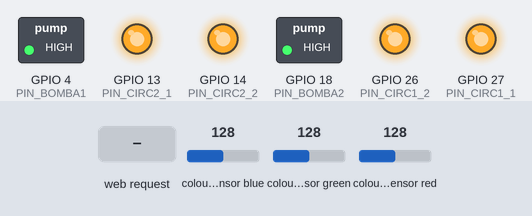
Bench run of a sketch on a simulated ESP32. On the bench: switched loads named in the sketch (green lamp = pin HIGH), output pins drawn as LEDs (lit = HIGH). Wiring (inferred from the names in the program): TCS3200 colour sensor: output GPIO 21; S2 GPIO 23; S3 GPIO 22. The inputs (shaded band) are chosen by the test bench; at power-on: colour sensor blue 128, colour sensor green 128, colour sensor red 128. EEPROM starts erased; pins used as bus, display or sensor lines are not drawn; what the sketch prints to the serial monitor is not drawn.

Above: at 1.2 s.
1.3 s: HTTP request GET /circ1 received
At 1.9 s:
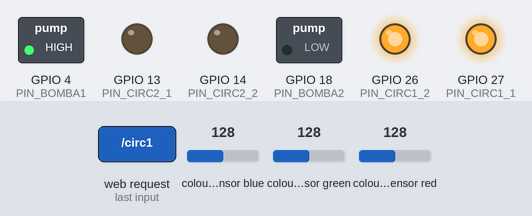
2.8 s: HTTP request GET /circ2 received
At 3.1 s:
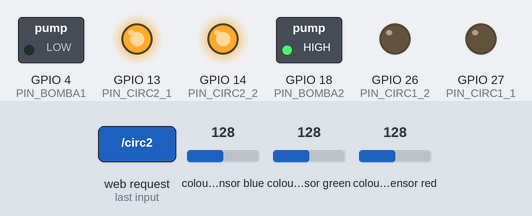
4.3 s: HTTP request GET /auto received
At 4.9 s:
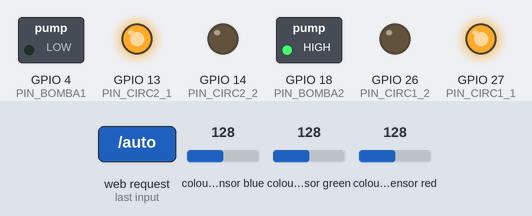
6.0 s: HTTP request GET /calibAgua received
At 7.2 s:
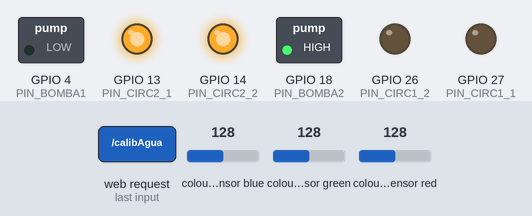
7.5 s: colour sensor blue set to 80
9.0 s: colour sensor blue set to 73
At 10.1 s:
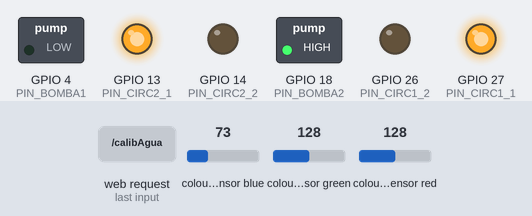
Timing chart, 0 to 11.5 s (numbered marks = the images above; inputs shaded):
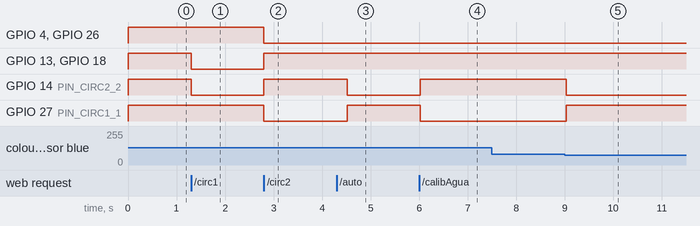

Measured:
- the behaviour switches between 77 and 76 on colour sensor blue (found by bisection; images 4 and 5)
- after the input at 1.3 s, GPIO 13 (PIN_CIRC2_1), GPIO 14 (PIN_CIRC2_2), GPIO 18 (PIN_BOMBA2): HIGH → LOW at once
- after the input at 2.8 s, GPIO 4 (PIN_BOMBA1), GPIO 26 (PIN_CIRC1_2), GPIO 27 (PIN_CIRC1_1): HIGH → LOW at once; GPIO 13 (PIN_CIRC2_1), GPIO 14 (PIN_CIRC2_2), GPIO 18 (PIN_BOMBA2): LOW → HIGH at once
- after the input at 4.3 s, GPIO 14 (PIN_CIRC2_2): HIGH → LOW after 0.22 s; GPIO 27 (PIN_CIRC1_1): LOW → HIGH after 0.22 s
- after the input at 6.0 s, GPIO 14 (PIN_CIRC2_2): LOW → HIGH at once; GPIO 27 (PIN_CIRC1_1): HIGH → LOW at once
- after the input at 7.5 s, every drawn part: stays the same
- after the input at 9.0 s, GPIO 14 (PIN_CIRC2_2): HIGH → LOW at once; GPIO 27 (PIN_CIRC1_1): LOW → HIGH at once

The sketch:

FIRM_AUTOMATICO.ino
```cpp
#include <WiFi.h>
#include <WebServer.h>
#include <ESPmDNS.h>
#include <Preferences.h>
#include <math.h>

// Configuración de red Wi-Fi
const char *ssid = "Controlador_ESP32";
const char *password = "12345678";

// Configuración MDNS
const char* mdnsName = "bayer";

// Pines GPIO
#define PIN_BOMBA1 4
#define PIN_CIRC1_1 27
#define PIN_CIRC1_2 26

#define PIN_BOMBA2 18
#define PIN_CIRC2_1 13
#define PIN_CIRC2_2 14


// Pines del sensor TCS3200
#define S2 23
#define S3 22
#define sensorOut 21

// Variables del sensor
int redValue = 0;
int greenValue = 0;
int blueValue = 0;
unsigned long lastSensorUpdate = 0;

WebServer server(80);
Preferences prefs;

// Variables de calibración
int aguaR = -1, aguaG = -1, aguaB = -1;
float currentTolerance = 20.0;

// Variables de control
bool autoMode = false;

String detectType() {
  if (aguaR == -1 || aguaG == -1 || aguaB == -1) {
    return "Sin Calibracion";
  }

  float dAgua = sqrt(pow((float)redValue - aguaR, 2) +
                     pow((float)greenValue - aguaG, 2) +
                     pow((float)blueValue - aguaB, 2));

  return (dAgua <= currentTolerance) ? "AGUA" : "CONTRASTE";
}

void activateCircuit1() {
  digitalWrite(PIN_BOMBA1, HIGH);
  digitalWrite(PIN_BOMBA2, LOW);

  digitalWrite(PIN_CIRC2_1, LOW);
  digitalWrite(PIN_CIRC2_2, LOW);
  digitalWrite(PIN_CIRC1_1, HIGH);
  digitalWrite(PIN_CIRC1_2, HIGH);
  server.send(200, "text/plain", "Circuito 1 activado");
}

void activateContraste() {
  digitalWrite(PIN_BOMBA1, LOW);
  digitalWrite(PIN_BOMBA2, HIGH);
  digitalWrite(PIN_CIRC2_1, HIGH);
  digitalWrite(PIN_CIRC2_2, LOW); //CAMBIADO SALIDA PRENDO
  digitalWrite(PIN_CIRC1_1, HIGH);  //CAMBIADO SALIDA APAGO
  digitalWrite(PIN_CIRC1_2, LOW);


  server.send(200, "text/plain", "Modo Contraste activado");
}

void activateCircuit2() {
  digitalWrite(PIN_BOMBA1, LOW);
  digitalWrite(PIN_BOMBA2, HIGH);

  digitalWrite(PIN_CIRC2_1, HIGH);
  digitalWrite(PIN_CIRC2_2, HIGH);
  digitalWrite(PIN_CIRC1_1, LOW);
  digitalWrite(PIN_CIRC1_2, LOW);
  server.send(200, "text/plain", "Circuito 2 activado");
}

void turnOffAll() {
  digitalWrite(PIN_BOMBA1, HIGH);
  digitalWrite(PIN_BOMBA2, HIGH);
  digitalWrite(PIN_CIRC1_1, HIGH);
  digitalWrite(PIN_CIRC1_2, HIGH);
  digitalWrite(PIN_CIRC2_1, HIGH);
  digitalWrite(PIN_CIRC2_2, HIGH);
  server.send(200, "text/plain", "Todos los circuitos apagados");
}

void readRGB() {
  digitalWrite(S2, LOW);
  digitalWrite(S3, LOW);
  redValue = pulseIn(sensorOut, LOW, 80000);

  digitalWrite(S2, HIGH);
  digitalWrite(S3, HIGH);
  greenValue = pulseIn(sensorOut, LOW, 80000);

  digitalWrite(S2, LOW);
  digitalWrite(S3, HIGH);
  blueValue = pulseIn(sensorOut, LOW, 80000);
}

void calibrateAgua() {
  aguaR = redValue;
  aguaG = greenValue;
  aguaB = blueValue;

  prefs.putInt("aguaR", aguaR);
  prefs.putInt("aguaG", aguaG);
  prefs.putInt("aguaB", aguaB);

  String msg = "Calibracion AGUA: (" + String(aguaR) + ", " + String(aguaG) + ", " + String(aguaB) + ")";
  server.send(200, "text/plain", msg);
}

void handleSetTolerance() {
  if (server.hasArg("value")) {
    currentTolerance = server.arg("value").toFloat();
    server.send(200, "text/plain", "Tolerance actualizado: " + String(currentTolerance));
  } else {
    server.send(400, "text/plain", "Falta parametro 'value'");
  }
}

String getHTML() {
  String html = "<!DOCTYPE html><html><head>"
                "<meta name='viewport' content='width=device-width, initial-scale=1.0'>"
                "<style>"
                "body { font-family: Arial, sans-serif; text-align: center; margin-top: 20px; }"
                "h1 { color: #333; }"
                ".container { display: inline-block; text-align: left; }"
                "button { font-size: 16px; padding: 10px 15px; margin: 5px; color: white; border: none; border-radius: 5px; cursor: pointer; }"
                ".circ1 { background-color: #FF4444; } "
                ".circ2 { background-color: #44FF44; } "
                ".off { background-color: #666666; } "
                ".calib { background-color: #4488FF; }"
                ".auto { background-color: #FF8844; }"
                "button:hover { opacity: 0.8; }"
                ".sensor { margin-top: 30px; padding: 20px; background: #f0f0f0; border-radius: 10px; }"
                ".slider { width: 100%; margin: 10px 0; }"
                "</style></head>"
                "<body>"
                "<h1>Sistema de Control Bayer</h1>"
                "<div class='container'>"
                "<button class='circ1' onclick=\"control('circ1')\">Activar Circuito 1</button><br>"
                "<button class='circ2' onclick=\"control('circ2')\">Activar Circuito 2</button><br>"
                "<button class='off' onclick=\"control('off')\">Apagar Todo</button><br>"
                "<button class='calib' onclick=\"control('calibAgua')\">Calibrar AGUA</button><br>"
                "<button class='auto' onclick=\"control('auto')\">Modo Automático</button><br>"
                "<div class='sensor'>"
                "<h3>Lecturas del Sensor</h3>"
                "<p>Rojo: <span id='red'>0</span></p>"
                "<p>Verde: <span id='green'>0</span></p>"
                "<p>Azul: <span id='blue'>0</span></p>"
                "<p>Detección: <span id='detection'>Ninguno</span></p>"
                "<h3>Umbral (Tolerance): <span id='tolValue'>20</span></h3>"
                "<input type='range' min='0' max='100' value='20' class='slider' id='toleranceSlider' "
                "onchange=\"updateTolerance(this.value)\">"
                "</div></div>"
                "<script>"
                "function control(action) {"
                "  fetch('/' + action).then(response => response.text()).then(text => {"
                "    console.log(text);"
                "  });"
                "}"
                "function updateColors() {"
                "  fetch('/rgb').then(r => r.json()).then(data => {"
                "    document.getElementById('red').textContent = data.red;"
                "    document.getElementById('green').textContent = data.green;"
                "    document.getElementById('blue').textContent = data.blue;"
                "    document.getElementById('detection').textContent = data.detection;"
                "  });"
                "}"
                "function updateTolerance(val) {"
                "  document.getElementById('tolValue').textContent = val;"
                "  fetch('/setTolerance?value=' + val).then(response => response.text()).then(text => {"
                "    console.log(text);"
                "  });"
                "}"
                "setInterval(updateColors, 1000);"
                "</script></body></html>";
  return html;
}

void handleRoot() {
  server.send(200, "text/html", getHTML());
}

void handleRGB() {
  String detection = detectType();
  String json = "{\"red\":" + String(redValue) +
                ",\"green\":" + String(greenValue) +
                ",\"blue\":" + String(blueValue) +
                ",\"detection\":\"" + detection + "\"}";
  server.send(200, "application/json", json);
}

void handleAuto() {
  autoMode = !autoMode;
  if (autoMode) {
    server.send(200, "text/plain", "Modo automatico ACTIVADO");
  } else {
    turnOffAll();
    server.send(200, "text/plain", "Modo automatico DESACTIVADO");
  }
}

void setup() {
  Serial.begin(115200);
  pinMode(PIN_BOMBA1, OUTPUT);
  pinMode(PIN_BOMBA2, OUTPUT);
  pinMode(PIN_CIRC1_1, OUTPUT);
  pinMode(PIN_CIRC1_2, OUTPUT);
  pinMode(PIN_CIRC2_1, OUTPUT);
  pinMode(PIN_CIRC2_2, OUTPUT);

  pinMode(S2, OUTPUT);
  pinMode(S3, OUTPUT);
  pinMode(sensorOut, INPUT);

  prefs.begin("calibration", false);
  aguaR = prefs.getInt("aguaR", -1);
  aguaG = prefs.getInt("aguaG", -1);
  aguaB = prefs.getInt("aguaB", -1);

  WiFi.softAP(ssid, password);
  MDNS.begin(mdnsName);
  MDNS.addService("http", "tcp", 80);

  server.on("/", handleRoot);
  server.on("/rgb", handleRGB);
  server.on("/circ1", activateCircuit1);
  server.on("/circ2", activateCircuit2);
  server.on("/off", turnOffAll);
  server.on("/calibAgua", calibrateAgua);
  server.on("/setTolerance", handleSetTolerance);
  server.on("/auto", handleAuto);

  turnOffAll();
  server.begin();
  Serial.println("Servidor iniciado");
}

void loop() {
  server.handleClient();

  if (millis() - lastSensorUpdate > 500) {
    readRGB();

    if (autoMode) {
      String detection = detectType();
      if (detection == "AGUA") {
        activateCircuit2();
      } else {
        activateContraste();
      }
    }

    lastSensorUpdate = millis();
  }
}
```
